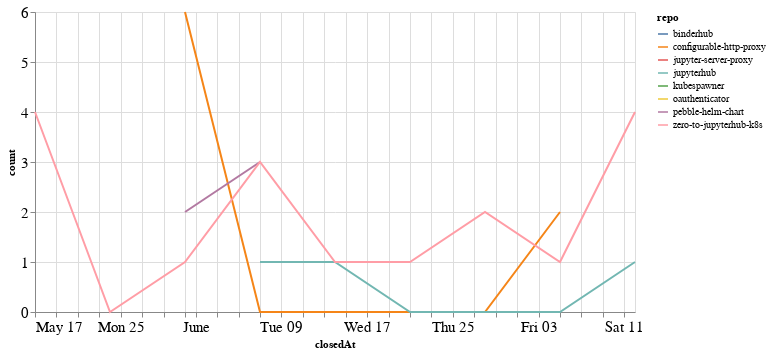

Notebook source saved alongside this figure:
### Code cell
closed_by_time = closed_by.groupby('repo').resample('W', on='closedAt').count()['author'].reset_index()
closed_by_time = closed_by_time.rename(columns={'author': 'count'})

alt.Chart(closed_by_time, width=600).mark_line().encode(
    x='closedAt',
    y='count',
    color='repo',
    tooltip="repo"
)

### Figure 1 — Vega-Lite specification as saved in the notebook (floating-point values rounded to 4 significant figures)
{"config": {"axisLeft": {"labelFontSize": 15}, "axisBottom": {"labelFontSize": 15}}, "data": {"name": "data-bb8dfef231261eb44b07e5b713be225d"}, "mark": "line", "encoding": {"color": {"type": "nominal", "field": "repo"}, "tooltip": {"type": "nominal", "field": "repo"}, "x": {"type": "temporal", "field": "closedAt"}, "y": {"type": "quantitative", "field": "count"}}, "width": 600, "$schema": "https://vega.github.io/schema/vega-lite/v4.8.1.json", "datasets": {"data-bb8dfef231261eb44b07e5b713be225d": [{"repo": "binderhub", "closedAt": "2020-05-24T00:00:00", "count": 1}, {"repo": "configurable-http-proxy", "closedAt": "2020-05-31T00:00:00", "count": 6}, {"repo": "configurable-http-proxy", "closedAt": "2020-06-07T00:00:00", "count": 0}, {"repo": "configurable-http-proxy", "closedAt": "2020-06-14T00:00:00", "count": 0}, {"repo": "configurable-http-proxy", "closedAt": "2020-06-21T00:00:00", "count": 0}, {"repo": "configurable-http-proxy", "closedAt": "2020-06-28T00:00:00", "count": 0}, {"repo": "configurable-http-proxy", "closedAt": "2020-07-05T00:00:00", "count": 2}, {"repo": "jupyter-server-proxy", "closedAt": "2020-05-24T00:00:00", "count": 1}, {"repo": "jupyterhub", "closedAt": "2020-06-07T00:00:00", "count": 1}, {"repo": "jupyterhub", "closedAt": "2020-06-14T00:00:00", "count": 1}, {"repo": "jupyterhub", "closedAt": "2020-06-21T00:00:00", "count": 0}, {"repo": "jupyterhub", "closedAt": "2020-06-28T00:00:00", "count": 0}, {"repo": "jupyterhub", "closedAt": "2020-07-05T00:00:00", "count": 0}, {"repo": "jupyterhub", "closedAt": "2020-07-12T00:00:00", "count": 1}, {"repo": "kubespawner", "closedAt": "2020-06-28T00:00:00", "count": 1}, {"repo": "oauthenticator", "closedAt": "2020-05-17T00:00:00", "count": 1}, {"repo": "pebble-helm-chart", "closedAt": "2020-05-31T00:00:00", "count": 2}, {"repo": "pebble-helm-chart", "closedAt": "2020-06-07T00:00:00", "count": 3}, {"repo": "zero-to-jupyterhub-k8s", "closedAt": "2020-05-17T00:00:00", "count": 4}, {"repo": "zero-to-jupyterhub-k8s", "closedAt": "2020-05-24T00:00:00", "count": 0}, {"repo": "zero-to-jupyterhub-k8s", "closedAt": "2020-05-31T00:00:00", "count": 1}, {"repo": "zero-to-jupyterhub-k8s", "closedAt": "2020-06-07T00:00:00", "count": 3}, {"repo": "zero-to-jupyterhub-k8s", "closedAt": "2020-06-14T00:00:00", "count": 1}, {"repo": "zero-to-jupyterhub-k8s", "closedAt": "2020-06-21T00:00:00", "count": 1}, {"repo": "zero-to-jupyterhub-k8s", "closedAt": "2020-06-28T00:00:00", "count": 2}, {"repo": "zero-to-jupyterhub-k8s", "closedAt": "2020-07-05T00:00:00", "count": 1}, {"repo": "zero-to-jupyterhub-k8s", "closedAt": "2020-07-12T00:00:00", "count": 4}]}}
